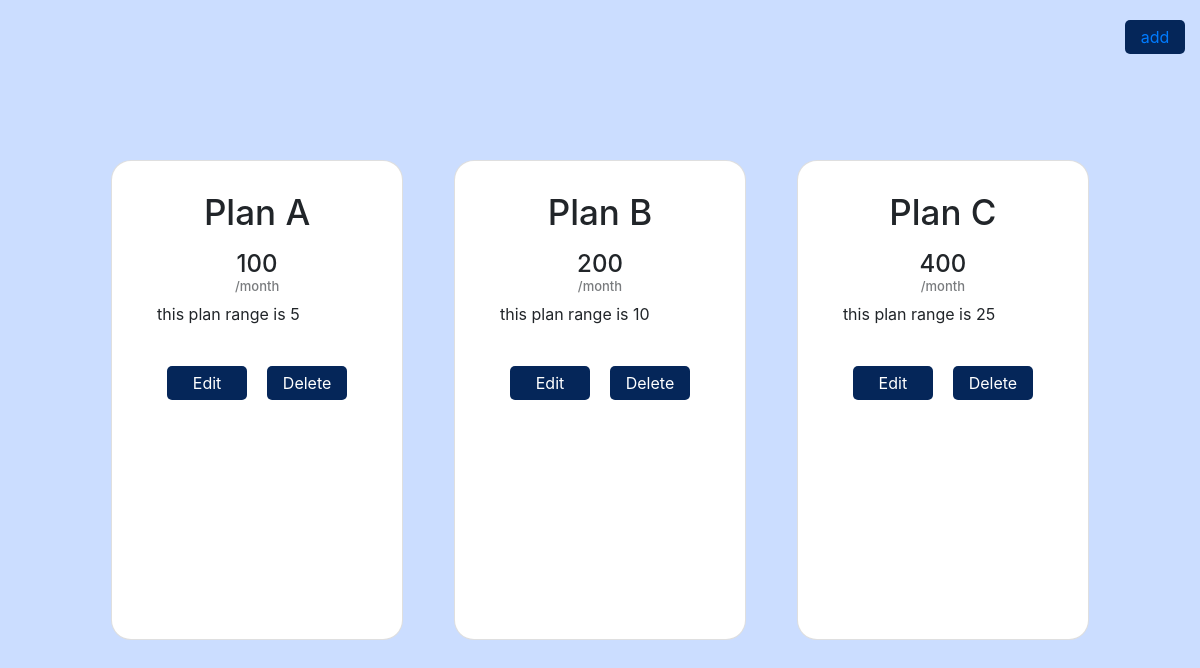
The app's page /admin/admin_plan.php with its own data.
### tables this page shows
CREATE TABLE `plans` (
  `plan_id` int(11) NOT NULL,
  `plan_name` varchar(255) NOT NULL,
  `plan_price` decimal(10,0) NOT NULL,
  `plan_range` int(11) NOT NULL
);

### admin/admin_plan.php (the view, shortened to what this page needs)
<?php
include 'connection.php';
$SELECT= " SELECT * FROM `plans`  ";
$run = mysqli_query($connect, $SELECT);
?>
<!DOCTYPE html>
<html lang="en">
<head>
    <link rel="stylesheet" href="https://cdnjs.cloudflare.com/ajax/libs/font-awesome/6.6.0/css/all.min.css">
    <link rel="stylesheet" href="./css/subscription.css">
    <link rel="stylesheet" href="https://cdn.jsdelivr.net/npm/bootstrap@4.3.1/dist/css/bootstrap.min.css"
>
</head>
<body>
    <section class="container-cards">
        <button class="btnn"><a href="add_plan.php">
            add
            </a>
        </button>
        <?php foreach($run as $data){?>
        <div class="card" style="width: 18rem;">
            <div class="card-body">
                <div class="card-content">
                    <h5 class="card-title"><?php echo $data['plan_name']?></h5>
                    <h4><?php echo $data['plan_price']?>
                        <div class="month">/month</div>
                </div>
                <p class="card-text">this plan range is <?php echo  $data['plan_range']?></p>
                    <div class="btns">
                        <div class="text-center">
                            <button class="sub-btn"> <a href="admin_edit_plan.php?edit=<?php echo $data['plan_id']?>">Edit</a></button>
                        </div>
                        <div class="text-center">
                            <button class="sub-btn"> <a href="admin_plan.php?delete=<?php echo $data[ 'plan_id']?>">Delete</a></button>
                        </div>
                    </div>
            </div>
        </div>
        <?php } ?>
    </section>
</body>
</html>

### admin/css/subscription.css (style rules this page uses)
* { padding: 0%; margin: 0%; box-sizing: border-box; }
:root { --body-color: #f4f5f7; --sidebar-color: #fafafa; --primary-color: #165bc5; --primary-color-light: #cbddff; --text-color: #000000; --primary-color2: #052659; --card-color:#cbddff; --primary-color-light2: #93b7f9; }
.container-cards { display:flex; justify-content: space-evenly; align-items: center; background-color: var(--card-color); height: 100vh; width:100%; padding: 60px; }
.card { width: 27% !important; display: flex; align-items: center; border-radius: 20px !important; padding: 10px 40px; height: 60vh; transition: 0.5s; }
.card-content { text-align: center; }
h5 { font-size: 35px !important; padding-bottom: 5px; }
.sub-btn { margin-inline: 10px; border: none; background-color: var(--primary-color2); border-radius: 5px; padding: 5px; transition: 0.4s; margin-top: 10px; }
.container-cards .card a { text-decoration: none; color: white; }
.month { font-size:small; opacity: 60%; }
.btnn { position: absolute; top: 10px; right: 15px; border: none; background-color: var(--primary-color2); border-radius: 5px; padding: 5px; transition: 0.4s; margin-top: 10px; color: var(--body-color); width: 5%; }

### admin/admin_plan.php (style rules this page uses)
.btns { display: flex; justify-content: space-around; margin-top: 30px; }
.sub-btn { width: 80px; }

### records on screen
plans: plan_name "Plan A", plan_price "100", plan_range "5"
plans: plan_name "Plan B", plan_price "200", plan_range "10"
plans: plan_name "Plan C", plan_price "400", plan_range "25"
